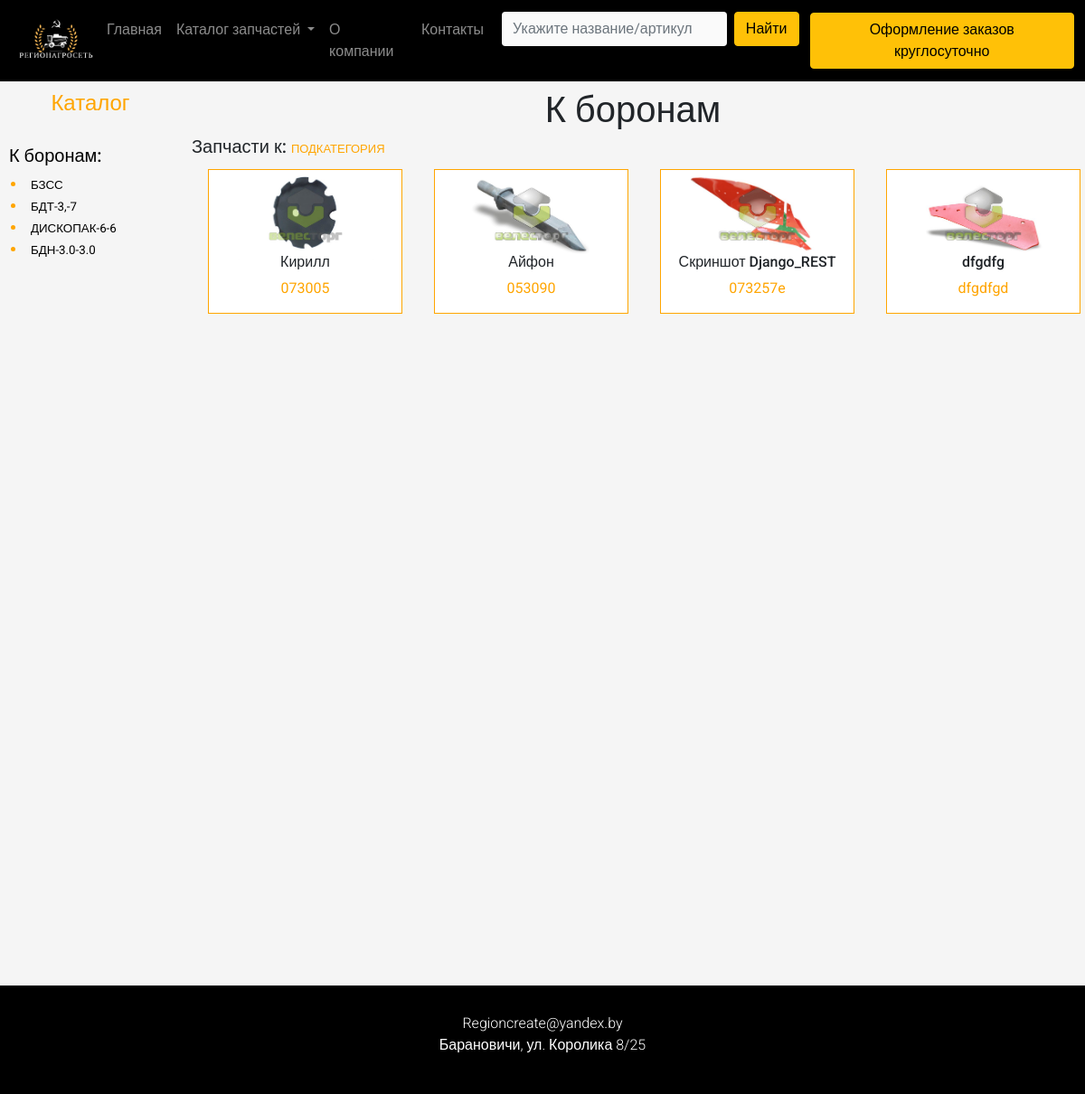
The app's page /k_boronam/ with its own data.
### product/models.py (models this page shows, shortened)
class ProductImage(models.Model):
    product = models.ForeignKey(Product, blank=True, null=True, default=None, on_delete=models.CASCADE)
    image = models.ImageField(upload_to='products_images')
    is_active = models.BooleanField(default=True)
    is_main = models.BooleanField(default=False)
    is_metiz = models.BooleanField(default=False)
    podcategory = models.ForeignKey(ProductExactCategory, blank=True, null=True, default=None, on_delete=models.CASCADE)
    category = models.ForeignKey(ProductCategory, blank=True, null=True, default=None, on_delete=models.CASCADE)
    name = models.CharField(max_length=30, default=None, blank=True, null=True)
    articul = models.CharField(max_length=150, default=None, blank=True, null=True)
    created = models.DateTimeField(auto_now_add=True, auto_now=False)
    updated = models.DateTimeField(auto_now_add=False, auto_now=True)
    class Meta:
        verbose_name = 'Фотография'
        verbose_name_plural = 'Фотографии'

class Product(models.Model):
    name = models.CharField(max_length=100, blank=True, null=True, default=None)
    articul = models.CharField(max_length=30, default=None)
    description = models.TextField(max_length=1000)
    is_active = models.BooleanField(default=True)
    nomera = models.TextField(max_length=500, default=None)
    category = models.ForeignKey(ProductCategory, blank=True, null=True, default=None, on_delete=models.CASCADE)
    podcategory = models.ForeignKey(ProductExactCategory, blank=True, null=True, default=None, on_delete=models.CASCADE)
    created = models.DateTimeField(auto_now_add=True, auto_now=False)
    updated = models.DateTimeField(auto_now_add=False, auto_now=True)
    class Meta:
        verbose_name = 'Товар'
        verbose_name_plural = 'Товары'

### home/views.py (the view)
# urls.py: path('k_boronam/', views.k_boronam, name='К боронам'),
def k_boronam(request):
    products_images = ProductImage.objects.filter(is_active=True, is_main=True, category_id=3)
    paginator = Paginator(products_images, 16)
    page_number = request.GET.get('page')
    page_obj = paginator.get_page(page_number)
    if 'page' in request.GET:
        page = request.GET['page']
    else:
        page = 1
    paginator = Paginator(products_images, 16)
    try:
        products_images = paginator.page(page)
    except PageNotAnInteger:
        products_images = paginator.page(1)
    except EmptyPage:
        products_images = paginator.page(paginator.num_pages)
    context = {
        'products_images': products_images,
        'page_obj': page_obj
    }
    return render(request, 'k_boronam.html', context)

### home/templates/k_boronam.html (shortened to what this page needs)
{% extends 'base.html' %}
{% load static %}
{% block page_content %}
<div class="container-fluid back_g_k_plugam ">
    <div class="row">
        <div class="col-lg-2" style="height:auto; background: whitesmoke">
            <div class="row" style="min-height: 60px;">
                <h4 style="text-align: center;padding: 10px;color: orange"> Каталог</h4>
            </div>
            <div class="row">
                <h5 style="padding: 10px;color: black"> К боронам: </h5>
                <li class="marker_katalog" style="margin-top: -10px;;color: orange">
                    <a style="text-decoration: none" class="" href="{% url 'БЗСС' %}">
                        <span style="font-size: smaller;color: black">БЗСС</span>
                    </a>
                </li>
                <li class="marker_katalog" style=" color: orange">
                    <a style="text-decoration: none" class="" href="{% url 'БДТ-3, -7' %}">
                        <span style="font-size: smaller;color: black">БДТ-3,-7</span>
                    </a>
                </li>
                <li class="marker_katalog" style=" color: orange">
                    <a style="text-decoration: none" class="" href="{% url 'ДИСКОПАК-6' %}">
                        <span style="font-size: smaller;color: black">ДИСКОПАК-6-6</span>
                    </a>
                </li>
                <li class="marker_katalog" style=" color: orange">
                    <a style="text-decoration: none" class="" href="{% url 'БДН-3.0' %}">
                        <span style="font-size: smaller;color: black">БДН-3.0-3.0</span>
                    </a>
                </li>
            </div>
        </div>
        <div class="col-lg-10" style="height: auto;background: whitesmoke">
            <div class="row" style="background: whitesmoke;height: 60px;max-height: 60px">
                <h1 style="text-align: center; padding: 8px;"> К боронам</h1>
            </div>
            <div class="row podrazdel">
                <h5> Запчасти к: <span style="color: orange; font-size: small"> ПОДКАТЕГОРИЯ </span></h5>
            </div>
            <div class="row tovar" style="height:auto; max-height: 1000px; background: whitesmoke ">
                {% for product_image in products_images %}
                <div class="col-lg-3" style="height: border-box; padding: 5px;">
                    <div class="product_item">
                        <a href="{% url 'товар' product_image.product.id  %}">
                            <div>
                                <img src="{{product_image.image.url}}" style="width: 150px;height: 100px;"
                                     class="img-responsive">
                            </div>
                        </a>
                        <h6 style="margin-top: -8px">{{product_image.product.name}} </h6>
                        <p style="color: orange">
                            {{product_image.product.articul}}
                        </p>
                    </div>
                </div>
                {% endfor %}
            </div>
        </div>
    </div>
</div>
{% endblock %}

### static/style.css (style rules this page uses)
html, body { font-family: 'Roboto', sans-serif; }
.back_g_k_plugam { height: 1000px; background: whitesmoke; }
.product_item { height: 160px; background: white; margin-left: 25px; position: relative; border: 1px solid orange; text-align: center; }

### records on screen
ProductImage: image (picture), product.name "Кирилл", product.articul "073005"
ProductImage: image (picture), product.name "Айфон", product.articul "053090"
ProductImage: image (picture), product.name "Скриншот Django_REST", product.articul "073257e"
ProductImage: image (picture), product.name "dfgdfg", product.articul "dfgdfgd"
